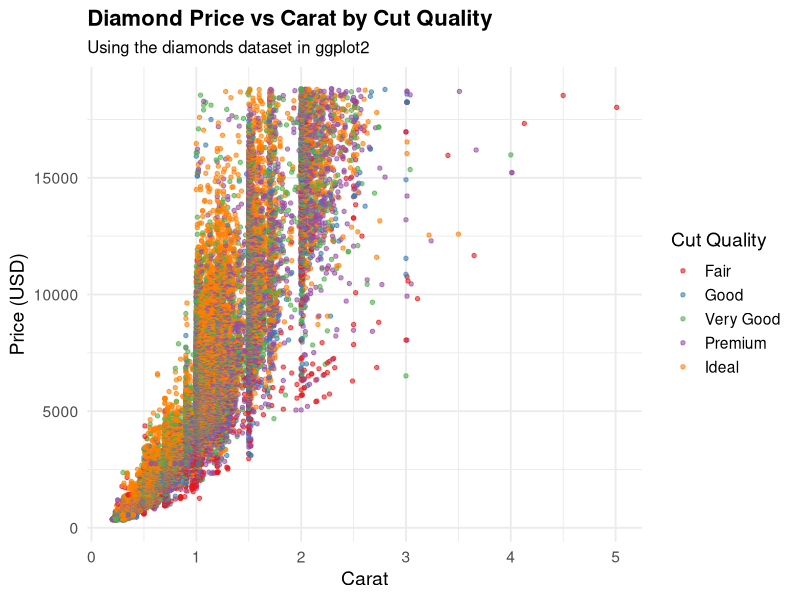

The R source for this figure:
## ---- chunk 1
suppressPackageStartupMessages(library(tidyverse))
## ---- chunk 2
library(tidyverse)

ggplot(diamonds, aes(x = carat, y = price, color = cut)) +
  geom_point(alpha = 0.6, size = 1.2) +
  scale_color_brewer(palette = "Set1") +
  labs(
    title = "Diamond Price vs Carat by Cut Quality",
    subtitle = "Using the diamonds dataset in ggplot2",
    x = "Carat",
    y = "Price (USD)",
    color = "Cut Quality"
  ) +
  theme_minimal(base_size = 14) +
  theme(
    plot.title = element_text(face = "bold", size = 16),
    plot.subtitle = element_text(size = 12),
    legend.position = "right"
  )
